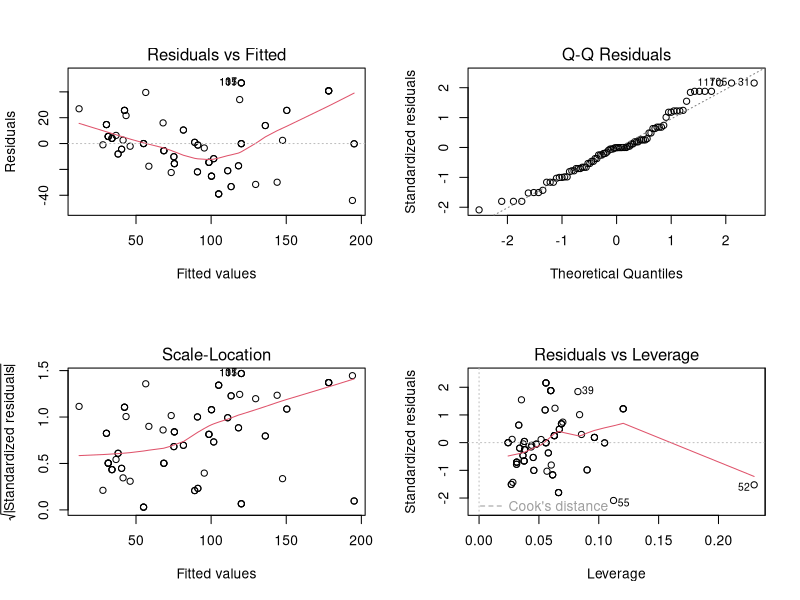

Write the R code that produced this figure.
# Exercicio 1
# 1- Amostra 
base = read.csv2('apartamento.csv')
set.seed(23072003)
dados = base[sample(nrow(base), 85),]  

# 2 - Modelo de Regressão Múltipla
modelo = lm(Valor ~ Area + Idade + Energia + Local, data=dados)
summary(modelo)

# P-Valor menor que 0.05:
# Area -> 2e-16 ✔️
# Idade -> 6.33e-06 ✔️
# Local -> 0.0136 ✔️ 
# Energia -> 0.1112 ❌

# Novo modelo:
novo_modelo = lm(Valor ~ Area + Idade + Local, data=dados)
summary(modelo)

# Novos P-Valores:
# Area -> 2e-16 ✔️
# Idade -> 6.92e-06 ✔️
# Local -> 0.00469 ✔️ 

# 3 - Interpretando os coeficientes:
# Valor 26.48175: Um apartamento "sem" area, idade e local, vale aproximadamente 26.5
# Area 1.10589: A cada unidade de aumento na área o valor do apartamento sobre em 1.1, quanto maior mais caro
# Idade -1.91406: A cada unidade de idade do imovel o valor cai em 1.9, quanto mais velho mais barato
# Local -16.58924: A cada "unidade de local" o valor cai em 16.6, no local 2 é mais barato que no local 1

# 4 - Interpretando o coeficiente de determinação ajustado:
# Adjusted R-squared:  0.7994
# #proximadamente 79.94% da variação do valor da variável dependente (Valor) pode ser explicada pelas 
#variáveis independentes (Area, Idade, Local), ajustado pelo número de preditores no modelo.

# 5 - Análise dos resíduos do modelo
par(mfrow = c(2, 2))
plot(modelo)

# Grafico 1 - Residuo vs Ajustado
# Parece haver uma leve curvatura, o que pode indicar que a relação entre as variáveis não 
# é totalmente linear e o modelo pode não estar capturando perfeitamente a estrutura dos dados.

# Gráfico 2 - QQ Plot
# Os pontos parecem se desviar nos extremoss, sugerindo uma possível violação da suposição de normalidade
# dos resíduos, especialmente nas extremidades superiores.

# Gráfico 3 - Scale-Location:
# O gráfico mostra uma tendência crescente, o que sugere que os resíduos têm variância não constante, 
# aumentando conforme os valores ajustados crescem.

# Gráfico 4 - Resíduos vs Leverage
# Algumas observações, como a 52 e a 39, parecem ter alta influência, o que significa que elas podem estar impactando 
# fortemente o ajuste do modelo. A linha de "Cook's distance" sugere que esses pontos podem ser potenciais outliers.














